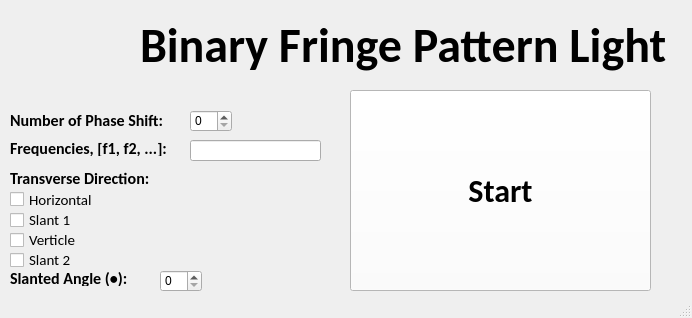
<?xml version="1.0" encoding="UTF-8"?>
<ui version="4.0">
 <class>MainWindow</class>
 <widget class="QMainWindow" name="MainWindow">
  <property name="geometry">
   <rect>
    <x>0</x>
    <y>0</y>
    <width>692</width>
    <height>318</height>
   </rect>
  </property>
  <property name="windowTitle">
   <string>MainWindow</string>
  </property>
  <widget class="QWidget" name="centralwidget">
   <widget class="QCheckBox" name="horizontalChkkBox">
    <property name="geometry">
     <rect>
      <x>10</x>
      <y>189</y>
      <width>101</width>
      <height>21</height>
     </rect>
    </property>
    <property name="font">
     <font>
      <family>Calibri</family>
      <pointsize>11</pointsize>
     </font>
    </property>
    <property name="text">
     <string>Horizontal</string>
    </property>
   </widget>
   <widget class="QCheckBox" name="diag1ChkBox">
    <property name="geometry">
     <rect>
      <x>10</x>
      <y>210</y>
      <width>101</width>
      <height>20</height>
     </rect>
    </property>
    <property name="font">
     <font>
      <family>Calibri</family>
      <pointsize>11</pointsize>
     </font>
    </property>
    <property name="text">
     <string>Slant 1</string>
    </property>
   </widget>
   <widget class="QCheckBox" name="verticleChkBox">
    <property name="geometry">
     <rect>
      <x>10</x>
      <y>230</y>
      <width>91</width>
      <height>20</height>
     </rect>
    </property>
    <property name="font">
     <font>
      <family>Calibri</family>
      <pointsize>11</pointsize>
     </font>
    </property>
    <property name="text">
     <string>Verticle</string>
    </property>
   </widget>
   <widget class="QCheckBox" name="diag2ChkBox">
    <property name="geometry">
     <rect>
      <x>10</x>
      <y>250</y>
      <width>91</width>
      <height>20</height>
     </rect>
    </property>
    <property name="font">
     <font>
      <family>Calibri</family>
      <pointsize>11</pointsize>
     </font>
    </property>
    <property name="text">
     <string>Slant 2</string>
    </property>
   </widget>
   <widget class="QPushButton" name="btnStart">
    <property name="geometry">
     <rect>
      <x>350</x>
      <y>90</y>
      <width>301</width>
      <height>201</height>
     </rect>
    </property>
    <property name="palette">
     <palette>
      <active>
       <colorrole role="WindowText">
        <brush brushstyle="SolidPattern">
         <color alpha="255">
          <red>0</red>
          <green>0</green>
          <blue>0</blue>
         </color>
        </brush>
       </colorrole>
       <colorrole role="Button">
        <brush brushstyle="SolidPattern">
         <color alpha="255">
          <red>255</red>
          <green>255</green>
          <blue>255</blue>
         </color>
        </brush>
       </colorrole>
       <colorrole role="Light">
        <brush brushstyle="SolidPattern">
         <color alpha="255">
          <red>255</red>
          <green>255</green>
          <blue>255</blue>
         </color>
        </brush>
       </colorrole>
       <colorrole role="Midlight">
        <brush brushstyle="SolidPattern">
         <color alpha="255">
          <red>255</red>
          <green>255</green>
          <blue>255</blue>
         </color>
        </brush>
       </colorrole>
       <colorrole role="Dark">
        <brush brushstyle="SolidPattern">
         <color alpha="255">
          <red>127</red>
          <green>127</green>
          <blue>127</blue>
         </color>
        </brush>
       </colorrole>
       <colorrole role="Mid">
        <brush brushstyle="SolidPattern">
         <color alpha="255">
          <red>170</red>
          <green>170</green>
          <blue>170</blue>
         </color>
        </brush>
       </colorrole>
       <colorrole role="Text">
        <brush brushstyle="SolidPattern">
         <color alpha="255">
          <red>0</red>
          <green>0</green>
          <blue>0</blue>
         </color>
        </brush>
       </colorrole>
       <colorrole role="BrightText">
        <brush brushstyle="SolidPattern">
         <color alpha="255">
          <red>255</red>
          <green>255</green>
          <blue>255</blue>
         </color>
        </brush>
       </colorrole>
       <colorrole role="ButtonText">
        <brush brushstyle="SolidPattern">
         <color alpha="255">
          <red>0</red>
          <green>0</green>
          <blue>0</blue>
         </color>
        </brush>
       </colorrole>
       <colorrole role="Base">
        <brush brushstyle="SolidPattern">
         <color alpha="255">
          <red>255</red>
          <green>255</green>
          <blue>255</blue>
         </color>
        </brush>
       </colorrole>
       <colorrole role="Window">
        <brush brushstyle="SolidPattern">
         <color alpha="255">
          <red>255</red>
          <green>255</green>
          <blue>255</blue>
         </color>
        </brush>
       </colorrole>
       <colorrole role="Shadow">
        <brush brushstyle="SolidPattern">
         <color alpha="255">
          <red>0</red>
          <green>0</green>
          <blue>0</blue>
         </color>
        </brush>
       </colorrole>
       <colorrole role="AlternateBase">
        <brush brushstyle="SolidPattern">
         <color alpha="255">
          <red>255</red>
          <green>255</green>
          <blue>255</blue>
         </color>
        </brush>
       </colorrole>
       <colorrole role="ToolTipBase">
        <brush brushstyle="SolidPattern">
         <color alpha="255">
          <red>255</red>
          <green>255</green>
          <blue>220</blue>
         </color>
        </brush>
       </colorrole>
       <colorrole role="ToolTipText">
        <brush brushstyle="SolidPattern">
         <color alpha="255">
          <red>0</red>
          <green>0</green>
          <blue>0</blue>
         </color>
        </brush>
       </colorrole>
       <colorrole role="PlaceholderText">
        <brush brushstyle="SolidPattern">
         <color alpha="127">
          <red>0</red>
          <green>0</green>
          <blue>0</blue>
         </color>
        </brush>
       </colorrole>
      </active>
      <inactive>
       <colorrole role="WindowText">
        <brush brushstyle="SolidPattern">
         <color alpha="255">
          <red>0</red>
          <green>0</green>
          <blue>0</blue>
         </color>
        </brush>
       </colorrole>
       <colorrole role="Button">
        <brush brushstyle="SolidPattern">
         <color alpha="255">
          <red>255</red>
          <green>255</green>
          <blue>255</blue>
         </color>
        </brush>
       </colorrole>
       <colorrole role="Light">
        <brush brushstyle="SolidPattern">
         <color alpha="255">
          <red>255</red>
          <green>255</green>
          <blue>255</blue>
         </color>
        </brush>
       </colorrole>
       <colorrole role="Midlight">
        <brush brushstyle="SolidPattern">
         <color alpha="255">
          <red>255</red>
          <green>255</green>
          <blue>255</blue>
         </color>
        </brush>
       </colorrole>
       <colorrole role="Dark">
        <brush brushstyle="SolidPattern">
         <color alpha="255">
          <red>127</red>
          <green>127</green>
          <blue>127</blue>
         </color>
        </brush>
       </colorrole>
       <colorrole role="Mid">
        <brush brushstyle="SolidPattern">
         <color alpha="255">
          <red>170</red>
          <green>170</green>
          <blue>170</blue>
         </color>
        </brush>
       </colorrole>
       <colorrole role="Text">
        <brush brushstyle="SolidPattern">
         <color alpha="255">
          <red>0</red>
          <green>0</green>
          <blue>0</blue>
         </color>
        </brush>
       </colorrole>
       <colorrole role="BrightText">
        <brush brushstyle="SolidPattern">
         <color alpha="255">
          <red>255</red>
          <green>255</green>
          <blue>255</blue>
         </color>
        </brush>
       </colorrole>
       <colorrole role="ButtonText">
        <brush brushstyle="SolidPattern">
         <color alpha="255">
          <red>0</red>
          <green>0</green>
          <blue>0</blue>
         </color>
        </brush>
       </colorrole>
       <colorrole role="Base">
        <brush brushstyle="SolidPattern">
         <color alpha="255">
          <red>255</red>
          <green>255</green>
          <blue>255</blue>
         </color>
        </brush>
       </colorrole>
       <colorrole role="Window">
        <brush brushstyle="SolidPattern">
         <color alpha="255">
          <red>255</red>
          <green>255</green>
          <blue>255</blue>
         </color>
        </brush>
       </colorrole>
       <colorrole role="Shadow">
        <brush brushstyle="SolidPattern">
         <color alpha="255">
          <red>0</red>
          <green>0</green>
          <blue>0</blue>
         </color>
        </brush>
       </colorrole>
       <colorrole role="AlternateBase">
        <brush brushstyle="SolidPattern">
         <color alpha="255">
          <red>255</red>
          <green>255</green>
          <blue>255</blue>
         </color>
        </brush>
       </colorrole>
       <colorrole role="ToolTipBase">
        <brush brushstyle="SolidPattern">
         <color alpha="255">
          <red>255</red>
          <green>255</green>
          <blue>220</blue>
         </color>
        </brush>
       </colorrole>
       <colorrole role="ToolTipText">
        <brush brushstyle="SolidPattern">
         <color alpha="255">
          <red>0</red>
          <green>0</green>
          <blue>0</blue>
         </color>
        </brush>
       </colorrole>
       <colorrole role="PlaceholderText">
        <brush brushstyle="SolidPattern">
         <color alpha="127">
          <red>0</red>
          <green>0</green>
          <blue>0</blue>
         </color>
        </brush>
       </colorrole>
      </inactive>
      <disabled>
       <colorrole role="WindowText">
        <brush brushstyle="SolidPattern">
         <color alpha="255">
          <red>127</red>
          <green>127</green>
          <blue>127</blue>
         </color>
        </brush>
       </colorrole>
       <colorrole role="Button">
        <brush brushstyle="SolidPattern">
         <color alpha="255">
          <red>255</red>
          <green>255</green>
          <blue>255</blue>
         </color>
        </brush>
       </colorrole>
       <colorrole role="Light">
        <brush brushstyle="SolidPattern">
         <color alpha="255">
          <red>255</red>
          <green>255</green>
          <blue>255</blue>
         </color>
        </brush>
       </colorrole>
       <colorrole role="Midlight">
        <brush brushstyle="SolidPattern">
         <color alpha="255">
          <red>255</red>
          <green>255</green>
          <blue>255</blue>
         </color>
        </brush>
       </colorrole>
       <colorrole role="Dark">
        <brush brushstyle="SolidPattern">
         <color alpha="255">
          <red>127</red>
          <green>127</green>
          <blue>127</blue>
         </color>
        </brush>
       </colorrole>
       <colorrole role="Mid">
        <brush brushstyle="SolidPattern">
         <color alpha="255">
          <red>170</red>
          <green>170</green>
          <blue>170</blue>
         </color>
        </brush>
       </colorrole>
       <colorrole role="Text">
        <brush brushstyle="SolidPattern">
         <color alpha="255">
          <red>127</red>
          <green>127</green>
          <blue>127</blue>
         </color>
        </brush>
       </colorrole>
       <colorrole role="BrightText">
        <brush brushstyle="SolidPattern">
         <color alpha="255">
          <red>255</red>
          <green>255</green>
          <blue>255</blue>
         </color>
        </brush>
       </colorrole>
       <colorrole role="ButtonText">
        <brush brushstyle="SolidPattern">
         <color alpha="255">
          <red>127</red>
          <green>127</green>
          <blue>127</blue>
         </color>
        </brush>
       </colorrole>
       <colorrole role="Base">
        <brush brushstyle="SolidPattern">
         <color alpha="255">
          <red>255</red>
          <green>255</green>
          <blue>255</blue>
         </color>
        </brush>
       </colorrole>
       <colorrole role="Window">
        <brush brushstyle="SolidPattern">
         <color alpha="255">
          <red>255</red>
          <green>255</green>
          <blue>255</blue>
         </color>
        </brush>
       </colorrole>
       <colorrole role="Shadow">
        <brush brushstyle="SolidPattern">
         <color alpha="255">
          <red>0</red>
          <green>0</green>
          <blue>0</blue>
         </color>
        </brush>
       </colorrole>
       <colorrole role="AlternateBase">
        <brush brushstyle="SolidPattern">
         <color alpha="255">
          <red>255</red>
          <green>255</green>
          <blue>255</blue>
         </color>
        </brush>
       </colorrole>
       <colorrole role="ToolTipBase">
        <brush brushstyle="SolidPattern">
         <color alpha="255">
          <red>255</red>
          <green>255</green>
          <blue>220</blue>
         </color>
        </brush>
       </colorrole>
       <colorrole role="ToolTipText">
        <brush brushstyle="SolidPattern">
         <color alpha="255">
          <red>0</red>
          <green>0</green>
          <blue>0</blue>
         </color>
        </brush>
       </colorrole>
       <colorrole role="PlaceholderText">
        <brush brushstyle="SolidPattern">
         <color alpha="127">
          <red>127</red>
          <green>127</green>
          <blue>127</blue>
         </color>
        </brush>
       </colorrole>
      </disabled>
     </palette>
    </property>
    <property name="font">
     <font>
      <family>Calibri</family>
      <pointsize>24</pointsize>
      <bold>true</bold>
     </font>
    </property>
    <property name="text">
     <string>Start</string>
    </property>
   </widget>
   <widget class="QLabel" name="label">
    <property name="geometry">
     <rect>
      <x>140</x>
      <y>10</y>
      <width>541</width>
      <height>71</height>
     </rect>
    </property>
    <property name="font">
     <font>
      <family>Calibri</family>
      <pointsize>36</pointsize>
      <bold>true</bold>
     </font>
    </property>
    <property name="text">
     <string>Binary Fringe Pattern Light</string>
    </property>
   </widget>
   <widget class="QLabel" name="label_2">
    <property name="geometry">
     <rect>
      <x>10</x>
      <y>20</y>
      <width>111</width>
      <height>61</height>
     </rect>
    </property>
    <property name="text">
     <string/>
    </property>
    <property name="pixmap">
     <pixmap>Cimation AI robot.png</pixmap>
    </property>
    <property name="scaledContents">
     <bool>true</bool>
    </property>
   </widget>
   <widget class="QLabel" name="labelPhaseShift">
    <property name="geometry">
     <rect>
      <x>10</x>
      <y>110</y>
      <width>161</width>
      <height>21</height>
     </rect>
    </property>
    <property name="font">
     <font>
      <family>Calibri</family>
      <pointsize>12</pointsize>
      <bold>true</bold>
     </font>
    </property>
    <property name="text">
     <string>Number of Phase Shift:</string>
    </property>
   </widget>
   <widget class="QSpinBox" name="phsShftSpinBox">
    <property name="geometry">
     <rect>
      <x>190</x>
      <y>110</y>
      <width>42</width>
      <height>22</height>
     </rect>
    </property>
    <property name="value">
     <number>0</number>
    </property>
   </widget>
   <widget class="QLabel" name="labelFreq">
    <property name="geometry">
     <rect>
      <x>10</x>
      <y>140</y>
      <width>161</width>
      <height>16</height>
     </rect>
    </property>
    <property name="font">
     <font>
      <family>Calibri</family>
      <pointsize>12</pointsize>
      <bold>true</bold>
     </font>
    </property>
    <property name="text">
     <string>Frequencies, [f1, f2, ...]:</string>
    </property>
   </widget>
   <widget class="QLineEdit" name="freqLineEdit">
    <property name="geometry">
     <rect>
      <x>190</x>
      <y>140</y>
      <width>131</width>
      <height>21</height>
     </rect>
    </property>
    <property name="font">
     <font>
      <family>Calibri</family>
      <pointsize>11</pointsize>
     </font>
    </property>
    <property name="text">
     <string/>
    </property>
   </widget>
   <widget class="QLabel" name="labelDirection">
    <property name="geometry">
     <rect>
      <x>10</x>
      <y>170</y>
      <width>151</width>
      <height>16</height>
     </rect>
    </property>
    <property name="font">
     <font>
      <family>Calibri</family>
      <pointsize>12</pointsize>
      <bold>true</bold>
     </font>
    </property>
    <property name="text">
     <string>Transverse Direction: </string>
    </property>
   </widget>
   <widget class="QLabel" name="labelSlantAngle">
    <property name="geometry">
     <rect>
      <x>10</x>
      <y>270</y>
      <width>131</width>
      <height>16</height>
     </rect>
    </property>
    <property name="font">
     <font>
      <family>Calibri</family>
      <pointsize>12</pointsize>
      <bold>true</bold>
     </font>
    </property>
    <property name="text">
     <string>Slanted Angle (•): </string>
    </property>
   </widget>
   <widget class="QSpinBox" name="spinBox">
    <property name="geometry">
     <rect>
      <x>160</x>
      <y>270</y>
      <width>42</width>
      <height>22</height>
     </rect>
    </property>
   </widget>
  </widget>
  <widget class="QStatusBar" name="statusbar"/>
 </widget>
 <resources/>
 <connections/>
</ui>
